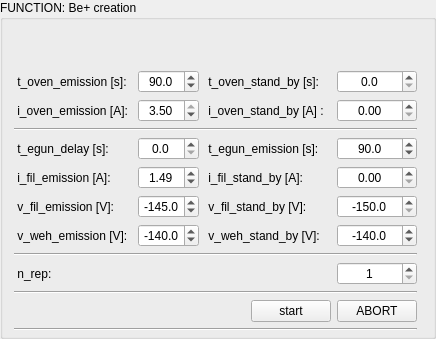
           <widget class="QGroupBox" name="groupBox_functions_ovenandegun">
            <property name="title">
             <string>FUNCTION: Be+ creation</string>
            </property>
            <layout class="QVBoxLayout" name="verticalLayout_10">
             <property name="topMargin">
              <number>5</number>
             </property>
             <property name="bottomMargin">
              <number>5</number>
             </property>
             <item>
              <layout class="QGridLayout" name="gridLayout_11">
               <item row="7" column="2">
                <widget class="QDoubleSpinBox" name="doubleSpinBox_v_fil_emission">
                 <property name="alignment">
                  <set>Qt::AlignCenter</set>
                 </property>
                 <property name="decimals">
                  <number>1</number>
                 </property>
                 <property name="minimum">
                  <double>-150.000000000000000</double>
                 </property>
                 <property name="maximum">
                  <double>0.000000000000000</double>
                 </property>
                 <property name="value">
                  <double>-145.000000000000000</double>
                 </property>
                </widget>
               </item>
               <item row="6" column="3" colspan="2">
                <widget class="QLabel" name="label_41">
                 <property name="text">
                  <string> i_fil_stand_by [A]: </string>
                 </property>
                </widget>
               </item>
               <item row="0" column="4">
                <spacer name="horizontalSpacer_62">
                 <property name="orientation">
                  <enum>Qt::Horizontal</enum>
                 </property>
                 <property name="sizeHint" stdset="0">
                  <size>
                   <width>40</width>
                   <height>5</height>
                  </size>
                 </property>
                </spacer>
               </item>
               <item row="7" column="3" colspan="2">
                <widget class="QLabel" name="label_43">
                 <property name="text">
                  <string> v_fil_stand_by [V]: </string>
                 </property>
                </widget>
               </item>
               <item row="0" column="2">
                <spacer name="horizontalSpacer_37">
                 <property name="orientation">
                  <enum>Qt::Horizontal</enum>
                 </property>
                 <property name="sizeHint" stdset="0">
                  <size>
                   <width>40</width>
                   <height>5</height>
                  </size>
                 </property>
                </spacer>
               </item>
               <item row="0" column="0">
                <spacer name="horizontalSpacer_38">
                 <property name="orientation">
                  <enum>Qt::Horizontal</enum>
                 </property>
                 <property name="sizeHint" stdset="0">
                  <size>
                   <width>40</width>
                   <height>5</height>
                  </size>
                 </property>
                </spacer>
               </item>
               <item row="5" column="0" colspan="2">
                <widget class="QLabel" name="label_38">
                 <property name="text">
                  <string> t_egun_delay [s]: </string>
                 </property>
                </widget>
               </item>
               <item row="3" column="2">
                <widget class="QDoubleSpinBox" name="doubleSpinBox_i_oven_emission">
                 <property name="alignment">
                  <set>Qt::AlignCenter</set>
                 </property>
                 <property name="decimals">
                  <number>2</number>
                 </property>
                 <property name="maximum">
                  <double>3.500000000000000</double>
                 </property>
                 <property name="singleStep">
                  <double>0.100000000000000</double>
                 </property>
                 <property name="value">
                  <double>3.500000000000000</double>
                 </property>
                </widget>
               </item>
               <item row="2" column="0" colspan="2">
                <widget class="QLabel" name="label_12">
                 <property name="text">
                  <string> t_oven_emission [s]: </string>
                 </property>
                </widget>
               </item>
               <item row="2" column="3" colspan="2">
                <widget class="QLabel" name="label_15">
                 <property name="text">
                  <string> t_oven_stand_by [s]: </string>
                 </property>
                </widget>
               </item>
               <item row="6" column="2">
                <widget class="QDoubleSpinBox" name="doubleSpinBox_i_fil_emission">
                 <property name="alignment">
                  <set>Qt::AlignCenter</set>
                 </property>
                 <property name="maximum">
                  <double>1.700000000000000</double>
                 </property>
                 <property name="singleStep">
                  <double>0.010000000000000</double>
                 </property>
                 <property name="value">
                  <double>1.490000000000000</double>
                 </property>
                </widget>
               </item>
               <item row="5" column="3" colspan="2">
                <widget class="QLabel" name="label_39">
                 <property name="text">
                  <string> t_egun_emission [s]: </string>
                 </property>
                </widget>
               </item>
               <item row="3" column="3" colspan="2">
                <widget class="QLabel" name="label_37">
                 <property name="text">
                  <string> i_oven_stand_by [A] : </string>
                 </property>
                </widget>
               </item>
               <item row="6" column="5">
                <widget class="QDoubleSpinBox" name="doubleSpinBox_i_fil_stand_by">
                 <property name="alignment">
                  <set>Qt::AlignCenter</set>
                 </property>
                 <property name="maximum">
                  <double>1.500000000000000</double>
                 </property>
                 <property name="singleStep">
                  <double>0.010000000000000</double>
                 </property>
                 <property name="value">
                  <double>0.000000000000000</double>
                 </property>
                </widget>
               </item>
               <item row="7" column="5">
                <widget class="QDoubleSpinBox" name="doubleSpinBox_v_fil_stand_by">
                 <property name="alignment">
                  <set>Qt::AlignCenter</set>
                 </property>
                 <property name="decimals">
                  <number>1</number>
                 </property>
                 <property name="minimum">
                  <double>-150.000000000000000</double>
                 </property>
                 <property name="maximum">
                  <double>0.000000000000000</double>
                 </property>
                 <property name="value">
                  <double>-150.000000000000000</double>
                 </property>
                </widget>
               </item>
               <item row="8" column="2">
                <widget class="QDoubleSpinBox" name="doubleSpinBox_v_weh_emission">
                 <property name="alignment">
                  <set>Qt::AlignCenter</set>
                 </property>
                 <property name="decimals">
                  <number>1</number>
                 </property>
                 <property name="minimum">
                  <double>-150.000000000000000</double>
                 </property>
                 <property name="maximum">
                  <double>0.000000000000000</double>
                 </property>
                 <property name="value">
                  <double>-140.000000000000000</double>
                 </property>
                </widget>
               </item>
               <item row="8" column="5">
                <widget class="QDoubleSpinBox" name="doubleSpinBox_v_weh_stand_by">
                 <property name="alignment">
                  <set>Qt::AlignCenter</set>
                 </property>
                 <property name="decimals">
                  <number>1</number>
                 </property>
                 <property name="minimum">
                  <double>-150.000000000000000</double>
                 </property>
                 <property name="maximum">
                  <double>0.000000000000000</double>
                 </property>
                 <property name="value">
                  <double>-140.000000000000000</double>
                 </property>
                </widget>
               </item>
               <item row="8" column="3" colspan="2">
                <widget class="QLabel" name="label_16">
                 <property name="text">
                  <string> v_weh_stand_by [V]: </string>
                 </property>
                </widget>
               </item>
               <item row="2" column="2">
                <widget class="QDoubleSpinBox" name="doubleSpinBox_t_oven_emission">
                 <property name="alignment">
                  <set>Qt::AlignCenter</set>
                 </property>
                 <property name="decimals">
                  <number>1</number>
                 </property>
                 <property name="maximum">
                  <double>300.000000000000000</double>
                 </property>
                 <property name="singleStep">
                  <double>5.000000000000000</double>
                 </property>
                 <property name="value">
                  <double>90.000000000000000</double>
                 </property>
                </widget>
               </item>
               <item row="9" column="0" colspan="6">
                <widget class="Line" name="line_9">
                 <property name="orientation">
                  <enum>Qt::Horizontal</enum>
                 </property>
                </widget>
               </item>
               <item row="6" column="0" colspan="2">
                <widget class="QLabel" name="label_40">
                 <property name="text">
                  <string> i_fil_emission [A]: </string>
                 </property>
                </widget>
               </item>
               <item row="5" column="5">
                <widget class="QDoubleSpinBox" name="doubleSpinBox_t_egun_emission">
                 <property name="alignment">
                  <set>Qt::AlignCenter</set>
                 </property>
                 <property name="decimals">
                  <number>1</number>
                 </property>
                 <property name="minimum">
                  <double>5.000000000000000</double>
                 </property>
                 <property name="maximum">
                  <double>300.000000000000000</double>
                 </property>
                 <property name="singleStep">
                  <double>5.000000000000000</double>
                 </property>
                 <property name="value">
                  <double>90.000000000000000</double>
                 </property>
                </widget>
               </item>
               <item row="3" column="5">
                <widget class="QDoubleSpinBox" name="doubleSpinBox_i_oven_stand_by">
                 <property name="alignment">
                  <set>Qt::AlignCenter</set>
                 </property>
                 <property name="decimals">
                  <number>2</number>
                 </property>
                 <property name="maximum">
                  <double>3.500000000000000</double>
                 </property>
                 <property name="singleStep">
                  <double>0.100000000000000</double>
                 </property>
                 <property name="value">
                  <double>0.000000000000000</double>
                 </property>
                </widget>
               </item>
               <item row="2" column="5">
                <widget class="QDoubleSpinBox" name="doubleSpinBox_t_oven_stand_by">
                 <property name="alignment">
                  <set>Qt::AlignCenter</set>
                 </property>
                 <property name="decimals">
                  <number>1</number>
                 </property>
                 <property name="maximum">
                  <double>300.000000000000000</double>
                 </property>
                 <property name="singleStep">
                  <double>5.000000000000000</double>
                 </property>
                 <property name="value">
                  <double>0.000000000000000</double>
                 </property>
                </widget>
               </item>
               <item row="7" column="0" colspan="2">
                <widget class="QLabel" name="label_42">
                 <property name="text">
                  <string> v_fil_emission [V]: </string>
                 </property>
                </widget>
               </item>
               <item row="10" column="0">
                <widget class="QLabel" name="label_20">
                 <property name="text">
                  <string> n_rep: </string>
                 </property>
                </widget>
               </item>
               <item row="1" column="6">
                <spacer name="verticalSpacer_12">
                 <property name="orientation">
                  <enum>Qt::Vertical</enum>
                 </property>
                 <property name="sizeHint" stdset="0">
                  <size>
                   <width>5</width>
                   <height>40</height>
                  </size>
                 </property>
                </spacer>
               </item>
               <item row="4" column="0" colspan="6">
                <widget class="Line" name="line_8">
                 <property name="orientation">
                  <enum>Qt::Horizontal</enum>
                 </property>
                </widget>
               </item>
               <item row="8" column="0" colspan="2">
                <widget class="QLabel" name="label_13">
                 <property name="text">
                  <string> v_weh_emission [V]: </string>
                 </property>
                </widget>
               </item>
               <item row="0" column="5">
                <spacer name="horizontalSpacer_36">
                 <property name="orientation">
                  <enum>Qt::Horizontal</enum>
                 </property>
                 <property name="sizeHint" stdset="0">
                  <size>
                   <width>40</width>
                   <height>5</height>
                  </size>
                 </property>
                </spacer>
               </item>
               <item row="3" column="0" colspan="2">
                <widget class="QLabel" name="label_36">
                 <property name="text">
                  <string> i_oven_emission [A]: </string>
                 </property>
                </widget>
               </item>
               <item row="5" column="2">
                <widget class="QDoubleSpinBox" name="doubleSpinBox_t_egun_delay">
                 <property name="alignment">
                  <set>Qt::AlignCenter</set>
                 </property>
                 <property name="decimals">
                  <number>1</number>
                 </property>
                 <property name="maximum">
                  <double>300.000000000000000</double>
                 </property>
                 <property name="singleStep">
                  <double>5.000000000000000</double>
                 </property>
                 <property name="value">
                  <double>0.000000000000000</double>
                 </property>
                </widget>
               </item>
               <item row="0" column="3">
                <spacer name="horizontalSpacer_61">
                 <property name="orientation">
                  <enum>Qt::Horizontal</enum>
                 </property>
                 <property name="sizeHint" stdset="0">
                  <size>
                   <width>40</width>
                   <height>5</height>
                  </size>
                 </property>
                </spacer>
               </item>
               <item row="1" column="0" colspan="6">
                <layout class="QVBoxLayout" name="verticalLayout_Be_creation"/>
               </item>
               <item row="0" column="1">
                <spacer name="horizontalSpacer_39">
                 <property name="orientation">
                  <enum>Qt::Horizontal</enum>
                 </property>
                 <property name="sizeHint" stdset="0">
                  <size>
                   <width>40</width>
                   <height>5</height>
                  </size>
                 </property>
                </spacer>
               </item>
               <item row="13" column="0" colspan="6">
                <widget class="Line" name="line_14">
                 <property name="orientation">
                  <enum>Qt::Horizontal</enum>
                 </property>
                </widget>
               </item>
               <item row="12" column="4">
                <widget class="QPushButton" name="pushButton_Be_creation">
                 <property name="text">
                  <string>start</string>
                 </property>
                </widget>
               </item>
               <item row="12" column="5">
                <widget class="QPushButton" name="pushButton_Be_creation_abort">
                 <property name="text">
                  <string>ABORT</string>
                 </property>
                </widget>
               </item>
               <item row="11" column="0" colspan="6">
                <widget class="Line" name="line_28">
                 <property name="orientation">
                  <enum>Qt::Horizontal</enum>
                 </property>
                </widget>
               </item>
               <item row="10" column="5">
                <widget class="QSpinBox" name="spinBox_n_rep_Be_creation">
                 <property name="alignment">
                  <set>Qt::AlignCenter</set>
                 </property>
                 <property name="minimum">
                  <number>1</number>
                 </property>
                 <property name="maximum">
                  <number>500</number>
                 </property>
                </widget>
               </item>
              </layout>
             </item>
            </layout>
           </widget>
